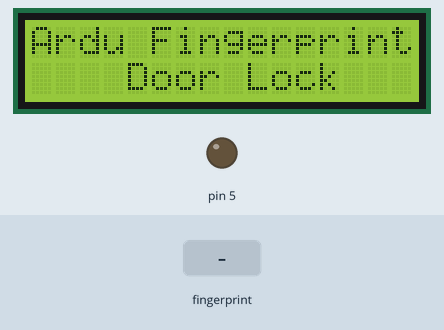
This sketch was run on a simulated Arduino Uno, built with avr-gcc and run on an emulated ATmega328P. On the bench: 16×2 character LCD, output pins drawn as LEDs (lit = HIGH). The test bench sets the inputs (shaded band).

Above: at 0.1 s.
At 2.2 s:
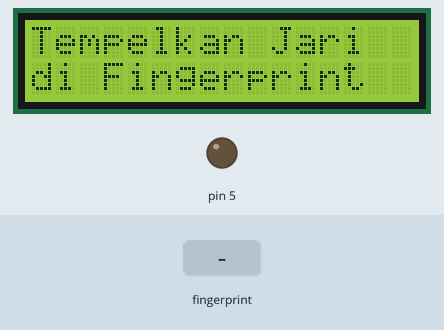
2.3 s: finger stored as number 1 placed on the sensor
At 2.65 s:
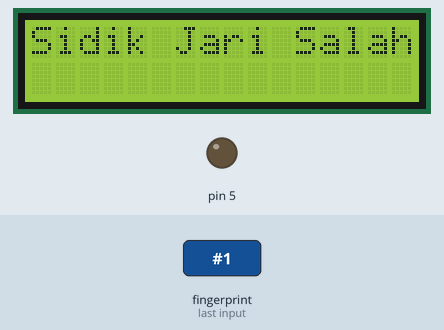
Timing chart, 0 to 5.3 s (numbered marks = the images above; inputs shaded):
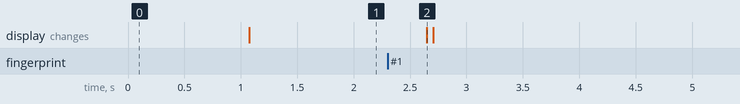

The sketch:

Arduino_Fingerprint_Lock.ino
```cpp
/*
Program : Arduino Door Lock Fingerprint
Input   : Sensor Fingerprint
Output  : LCD 2x16, Relay
*/

#include <Adafruit_Fingerprint.h>
#include <SoftwareSerial.h>
#include <LiquidCrystal.h>

LiquidCrystal lcd(8,9,10,11,12,13);
int getFingerprintIDez();
// pin #2 is IN from sensor (GREEN wire)
// pin #3 is OUT from arduino  (WHITE wire)
SoftwareSerial mySerial(2, 3);
Adafruit_Fingerprint finger = Adafruit_Fingerprint(&mySerial);
char kode,i;

void setup()
{

   pinMode(5,OUTPUT);
   kode=6;
   lcd.begin(16, 2);
   lcd.print("Ardu Fingerprint");
   lcd.setCursor(0,1);
   lcd.print("    Door Lock   ");
   finger.begin(57600);

}

void loop()
{
  lcd.clear();
  lcd.print("Tempelkan Jari");
  lcd.setCursor(0,1);
  lcd.print("di Fingerprint");
  i=1;
  while(i){
  getFingerprintIDez();
  delay(50);
  }
}

uint8_t getFingerprintID() {
  uint8_t p = finger.getImage();
  switch (p) {
    case FINGERPRINT_OK:
      break;
    case FINGERPRINT_NOFINGER:
      return p;
    case FINGERPRINT_PACKETRECIEVEERR:
      return p;
    case FINGERPRINT_IMAGEFAIL:
      return p;
    default:
      return p;
  }

  // OK success!

  p = finger.image2Tz();
  switch (p) {
    case FINGERPRINT_OK:
      break;
    case FINGERPRINT_IMAGEMESS:
      return p;
    case FINGERPRINT_PACKETRECIEVEERR:
      return p;
    case FINGERPRINT_FEATUREFAIL:
      return p;
    case FINGERPRINT_INVALIDIMAGE:
      return p;
    default:
      return p;
  }

  // OK converted!
  p = finger.fingerFastSearch();
  if (p == FINGERPRINT_OK) {

  } else if (p == FINGERPRINT_PACKETRECIEVEERR) {
    return p;
  } else if (p == FINGERPRINT_NOTFOUND) {
    return p;
  } else {
    return p;
  }

  }

// returns -1 if failed, otherwise returns ID #
int getFingerprintIDez() {
  uint8_t p = finger.getImage();
  if (p != FINGERPRINT_OK)  return -1;

  p = finger.image2Tz();
  if (p != FINGERPRINT_OK)  return -1;

  p = finger.fingerFastSearch();
  if (p != FINGERPRINT_OK)  return -1;

  // found a match!
  i=0;
  if(finger.fingerID==kode){
      lcd.clear();
      lcd.print("Sidik Jari Benar");
      lcd.setCursor(0,1);
      lcd.print("Silakan Masuk..");
      digitalWrite(5,HIGH);
      delay(10000);
      }
   else{
      lcd.clear();
      lcd.print("Sidik Jari Salah");

   }
  return finger.fingerID;
}

void motor_buka(){
  digitalWrite(7,1);
  digitalWrite(6,1);
  digitalWrite(5,0);
  while(digitalRead(A0));
  digitalWrite(7,0);
  delay(1000);
}

void motor_tutup(){
  digitalWrite(7,1);
  digitalWrite(6,0);
  digitalWrite(5,1);
  while(digitalRead(A1));
  digitalWrite(7,0);
  delay(1000);
}
```

Measured:
- after the input at 2.3 s, the display: changes after 0.35 s (image 2)
